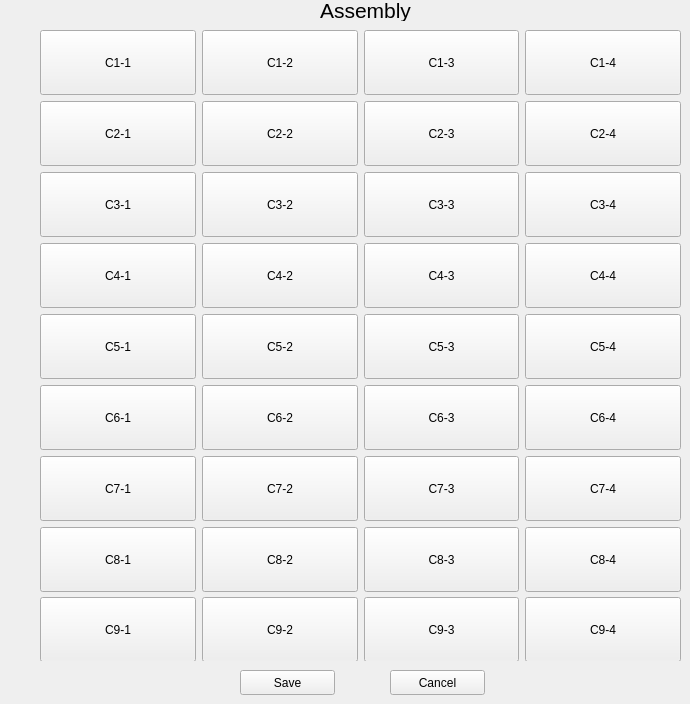
         <widget class="QWidget" name="CabinetPage">
          <widget class="QWidget" name="widget" native="true">
           <property name="geometry">
            <rect>
             <x>40</x>
             <y>30</y>
             <width>641</width>
             <height>631</height>
            </rect>
           </property>
           <property name="styleSheet">
            <string notr="true"/>
           </property>
           <layout class="QGridLayout" name="gridLayout_3">
            <property name="topMargin">
             <number>0</number>
            </property>
            <property name="bottomMargin">
             <number>0</number>
            </property>
            <item row="0" column="0">
             <layout class="QGridLayout" name="gridLayout_2">
              <item row="0" column="1">
               <widget class="QPushButton" name="C12">
                <property name="minimumSize">
                 <size>
                  <width>65</width>
                  <height>65</height>
                 </size>
                </property>
                <property name="sizeIncrement">
                 <size>
                  <width>2</width>
                  <height>0</height>
                 </size>
                </property>
                <property name="text">
                 <string>C1-2</string>
                </property>
                <property name="checkable">
                 <bool>false</bool>
                </property>
               </widget>
              </item>
              <item row="1" column="0">
               <widget class="QPushButton" name="C21">
                <property name="minimumSize">
                 <size>
                  <width>65</width>
                  <height>65</height>
                 </size>
                </property>
                <property name="text">
                 <string>C2-1</string>
                </property>
               </widget>
              </item>
              <item row="2" column="1">
               <widget class="QPushButton" name="C32">
                <property name="minimumSize">
                 <size>
                  <width>65</width>
                  <height>65</height>
                 </size>
                </property>
                <property name="text">
                 <string>C3-2</string>
                </property>
               </widget>
              </item>
              <item row="0" column="2">
               <widget class="QPushButton" name="C13">
                <property name="minimumSize">
                 <size>
                  <width>65</width>
                  <height>65</height>
                 </size>
                </property>
                <property name="sizeIncrement">
                 <size>
                  <width>2</width>
                  <height>0</height>
                 </size>
                </property>
                <property name="text">
                 <string>C1-3</string>
                </property>
               </widget>
              </item>
              <item row="2" column="3">
               <widget class="QPushButton" name="C34">
                <property name="minimumSize">
                 <size>
                  <width>65</width>
                  <height>65</height>
                 </size>
                </property>
                <property name="text">
                 <string>C3-4</string>
                </property>
               </widget>
              </item>
              <item row="5" column="1">
               <widget class="QPushButton" name="C52">
                <property name="minimumSize">
                 <size>
                  <width>65</width>
                  <height>65</height>
                 </size>
                </property>
                <property name="text">
                 <string>C5-2</string>
                </property>
               </widget>
              </item>
              <item row="9" column="0">
               <widget class="QPushButton" name="C91">
                <property name="minimumSize">
                 <size>
                  <width>65</width>
                  <height>65</height>
                 </size>
                </property>
                <property name="text">
                 <string>C9-1</string>
                </property>
               </widget>
              </item>
              <item row="2" column="2">
               <widget class="QPushButton" name="C33">
                <property name="minimumSize">
                 <size>
                  <width>65</width>
                  <height>65</height>
                 </size>
                </property>
                <property name="text">
                 <string>C3-3</string>
                </property>
               </widget>
              </item>
              <item row="7" column="0">
               <widget class="QPushButton" name="C71">
                <property name="minimumSize">
                 <size>
                  <width>65</width>
                  <height>65</height>
                 </size>
                </property>
                <property name="text">
                 <string>C7-1</string>
                </property>
               </widget>
              </item>
              <item row="8" column="0">
               <widget class="QPushButton" name="C81">
                <property name="minimumSize">
                 <size>
                  <width>65</width>
                  <height>65</height>
                 </size>
                </property>
                <property name="text">
                 <string>C8-1</string>
                </property>
               </widget>
              </item>
              <item row="0" column="3">
               <widget class="QPushButton" name="C14">
                <property name="minimumSize">
                 <size>
                  <width>65</width>
                  <height>65</height>
                 </size>
                </property>
                <property name="text">
                 <string>C1-4</string>
                </property>
               </widget>
              </item>
              <item row="6" column="0">
               <widget class="QPushButton" name="C61">
                <property name="minimumSize">
                 <size>
                  <width>65</width>
                  <height>65</height>
                 </size>
                </property>
                <property name="text">
                 <string>C6-1</string>
                </property>
               </widget>
              </item>
              <item row="2" column="0">
               <widget class="QPushButton" name="C31">
                <property name="minimumSize">
                 <size>
                  <width>65</width>
                  <height>65</height>
                 </size>
                </property>
                <property name="text">
                 <string>C3-1</string>
                </property>
               </widget>
              </item>
              <item row="0" column="0">
               <widget class="QPushButton" name="C11">
                <property name="sizePolicy">
                 <sizepolicy hsizetype="Preferred" vsizetype="Preferred">
                  <horstretch>0</horstretch>
                  <verstretch>0</verstretch>
                 </sizepolicy>
                </property>
                <property name="minimumSize">
                 <size>
                  <width>65</width>
                  <height>65</height>
                 </size>
                </property>
                <property name="text">
                 <string>C1-1</string>
                </property>
               </widget>
              </item>
              <item row="5" column="2">
               <widget class="QPushButton" name="C53">
                <property name="minimumSize">
                 <size>
                  <width>65</width>
                  <height>65</height>
                 </size>
                </property>
                <property name="text">
                 <string>C5-3</string>
                </property>
               </widget>
              </item>
              <item row="5" column="0">
               <widget class="QPushButton" name="C51">
                <property name="minimumSize">
                 <size>
                  <width>65</width>
                  <height>65</height>
                 </size>
                </property>
                <property name="text">
                 <string>C5-1</string>
                </property>
               </widget>
              </item>
              <item row="3" column="0">
               <widget class="QPushButton" name="C41">
                <property name="minimumSize">
                 <size>
                  <width>65</width>
                  <height>65</height>
                 </size>
                </property>
                <property name="text">
                 <string>C4-1</string>
                </property>
               </widget>
              </item>
              <item row="1" column="1">
               <widget class="QPushButton" name="C22">
                <property name="minimumSize">
                 <size>
                  <width>65</width>
                  <height>65</height>
                 </size>
                </property>
                <property name="text">
                 <string>C2-2</string>
                </property>
               </widget>
              </item>
              <item row="1" column="2">
               <widget class="QPushButton" name="C23">
                <property name="minimumSize">
                 <size>
                  <width>65</width>
                  <height>65</height>
                 </size>
                </property>
                <property name="text">
                 <string>C2-3</string>
                </property>
               </widget>
              </item>
              <item row="1" column="3">
               <widget class="QPushButton" name="C24">
                <property name="minimumSize">
                 <size>
                  <width>65</width>
                  <height>65</height>
                 </size>
                </property>
                <property name="text">
                 <string>C2-4</string>
                </property>
               </widget>
              </item>
              <item row="3" column="1">
               <widget class="QPushButton" name="C42">
                <property name="minimumSize">
                 <size>
                  <width>65</width>
                  <height>65</height>
                 </size>
                </property>
                <property name="text">
                 <string>C4-2</string>
                </property>
               </widget>
              </item>
              <item row="3" column="2">
               <widget class="QPushButton" name="C43">
                <property name="minimumSize">
                 <size>
                  <width>65</width>
                  <height>65</height>
                 </size>
                </property>
                <property name="text">
                 <string>C4-3</string>
                </property>
               </widget>
              </item>
              <item row="3" column="3">
               <widget class="QPushButton" name="C44">
                <property name="minimumSize">
                 <size>
                  <width>65</width>
                  <height>65</height>
                 </size>
                </property>
                <property name="text">
                 <string>C4-4</string>
                </property>
               </widget>
              </item>
              <item row="6" column="1">
               <widget class="QPushButton" name="C62">
                <property name="minimumSize">
                 <size>
                  <width>65</width>
                  <height>65</height>
                 </size>
                </property>
                <property name="text">
                 <string>C6-2</string>
                </property>
               </widget>
              </item>
              <item row="6" column="2">
               <widget class="QPushButton" name="C63">
                <property name="minimumSize">
                 <size>
                  <width>65</width>
                  <height>65</height>
                 </size>
                </property>
                <property name="text">
                 <string>C6-3</string>
                </property>
               </widget>
              </item>
              <item row="5" column="3">
               <widget class="QPushButton" name="C54">
                <property name="minimumSize">
                 <size>
                  <width>65</width>
                  <height>65</height>
                 </size>
                </property>
                <property name="text">
                 <string>C5-4</string>
                </property>
               </widget>
              </item>
              <item row="6" column="3">
               <widget class="QPushButton" name="C64">
                <property name="minimumSize">
                 <size>
                  <width>65</width>
                  <height>65</height>
                 </size>
                </property>
                <property name="text">
                 <string>C6-4</string>
                </property>
               </widget>
              </item>
              <item row="7" column="1">
               <widget class="QPushButton" name="C72">
                <property name="minimumSize">
                 <size>
                  <width>65</width>
                  <height>65</height>
                 </size>
                </property>
                <property name="text">
                 <string>C7-2</string>
                </property>
               </widget>
              </item>
              <item row="7" column="2">
               <widget class="QPushButton" name="C73">
                <property name="minimumSize">
                 <size>
                  <width>65</width>
                  <height>65</height>
                 </size>
                </property>
                <property name="text">
                 <string>C7-3</string>
                </property>
               </widget>
              </item>
              <item row="7" column="3">
               <widget class="QPushButton" name="C74">
                <property name="minimumSize">
                 <size>
                  <width>65</width>
                  <height>65</height>
                 </size>
                </property>
                <property name="text">
                 <string>C7-4</string>
                </property>
               </widget>
              </item>
              <item row="8" column="1">
               <widget class="QPushButton" name="C82">
                <property name="minimumSize">
                 <size>
                  <width>65</width>
                  <height>65</height>
                 </size>
                </property>
                <property name="text">
                 <string>C8-2</string>
                </property>
               </widget>
              </item>
              <item row="8" column="2">
               <widget class="QPushButton" name="C83">
                <property name="minimumSize">
                 <size>
                  <width>65</width>
                  <height>65</height>
                 </size>
                </property>
                <property name="text">
                 <string>C8-3</string>
                </property>
               </widget>
              </item>
              <item row="8" column="3">
               <widget class="QPushButton" name="C84">
                <property name="minimumSize">
                 <size>
                  <width>65</width>
                  <height>65</height>
                 </size>
                </property>
                <property name="text">
                 <string>C8-4</string>
                </property>
               </widget>
              </item>
              <item row="9" column="1">
               <widget class="QPushButton" name="C92">
                <property name="minimumSize">
                 <size>
                  <width>65</width>
                  <height>65</height>
                 </size>
                </property>
                <property name="text">
                 <string>C9-2</string>
                </property>
               </widget>
              </item>
              <item row="9" column="2">
               <widget class="QPushButton" name="C93">
                <property name="minimumSize">
                 <size>
                  <width>65</width>
                  <height>65</height>
                 </size>
                </property>
                <property name="text">
                 <string>C9-3</string>
                </property>
               </widget>
              </item>
              <item row="9" column="3">
               <widget class="QPushButton" name="C94">
                <property name="minimumSize">
                 <size>
                  <width>65</width>
                  <height>65</height>
                 </size>
                </property>
                <property name="text">
                 <string>C9-4</string>
                </property>
               </widget>
              </item>
             </layout>
            </item>
           </layout>
          </widget>
          <widget class="QLabel" name="CabinetLabel">
           <property name="geometry">
            <rect>
             <x>320</x>
             <y>0</y>
             <width>101</width>
             <height>21</height>
            </rect>
           </property>
           <property name="font">
            <font>
             <pointsize>16</pointsize>
            </font>
           </property>
           <property name="text">
            <string>Assembly</string>
           </property>
          </widget>
          <widget class="QPushButton" name="SaveCabinet">
           <property name="geometry">
            <rect>
             <x>240</x>
             <y>670</y>
             <width>95</width>
             <height>25</height>
            </rect>
           </property>
           <property name="text">
            <string>Save</string>
           </property>
          </widget>
          <widget class="QPushButton" name="CancelCabinet">
           <property name="geometry">
            <rect>
             <x>390</x>
             <y>670</y>
             <width>95</width>
             <height>25</height>
            </rect>
           </property>
           <property name="text">
            <string>Cancel</string>
           </property>
          </widget>
         </widget>
